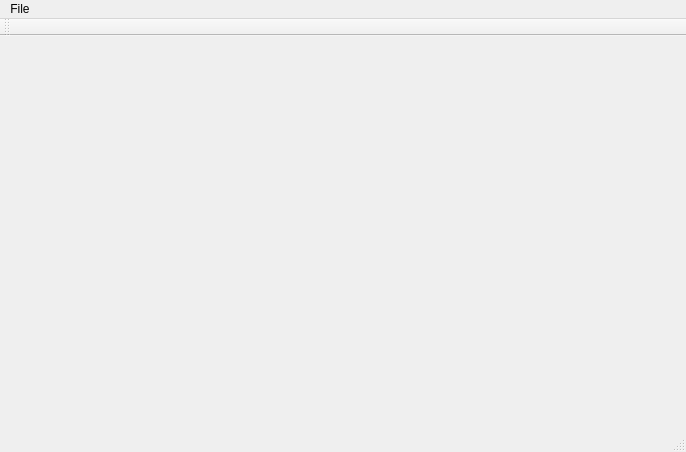
<?xml version="1.0" encoding="UTF-8"?>
<ui version="4.0">
 <class>MainWindow</class>
 <widget class="QMainWindow" name="MainWindow">
  <property name="geometry">
   <rect>
    <x>0</x>
    <y>0</y>
    <width>686</width>
    <height>452</height>
   </rect>
  </property>
  <property name="windowTitle">
   <string>DarkMap</string>
  </property>
  <property name="windowIcon">
   <iconset resource="DarkMap.qrc">
    <normaloff>:/DarkMap/DarkMap.ico</normaloff>:/DarkMap/DarkMap.ico</iconset>
  </property>
  <widget class="QWidget" name="centralWidget"/>
  <widget class="QMenuBar" name="menuBar">
   <property name="geometry">
    <rect>
     <x>0</x>
     <y>0</y>
     <width>686</width>
     <height>26</height>
    </rect>
   </property>
   <widget class="QMenu" name="menuFile">
    <property name="title">
     <string>File</string>
    </property>
    <addaction name="actionOpen"/>
    <addaction name="separator"/>
    <addaction name="actionExit"/>
   </widget>
   <addaction name="menuFile"/>
  </widget>
  <widget class="QToolBar" name="mainToolBar">
   <attribute name="toolBarArea">
    <enum>TopToolBarArea</enum>
   </attribute>
   <attribute name="toolBarBreak">
    <bool>false</bool>
   </attribute>
  </widget>
  <widget class="QStatusBar" name="statusBar"/>
  <action name="actionExit">
   <property name="text">
    <string>Exit</string>
   </property>
  </action>
  <action name="actionOpen">
   <property name="text">
    <string>Open...</string>
   </property>
  </action>
 </widget>
 <layoutdefault spacing="6" margin="11"/>
 <resources>
  <include location="DarkMap.qrc"/>
 </resources>
 <connections/>
</ui>
